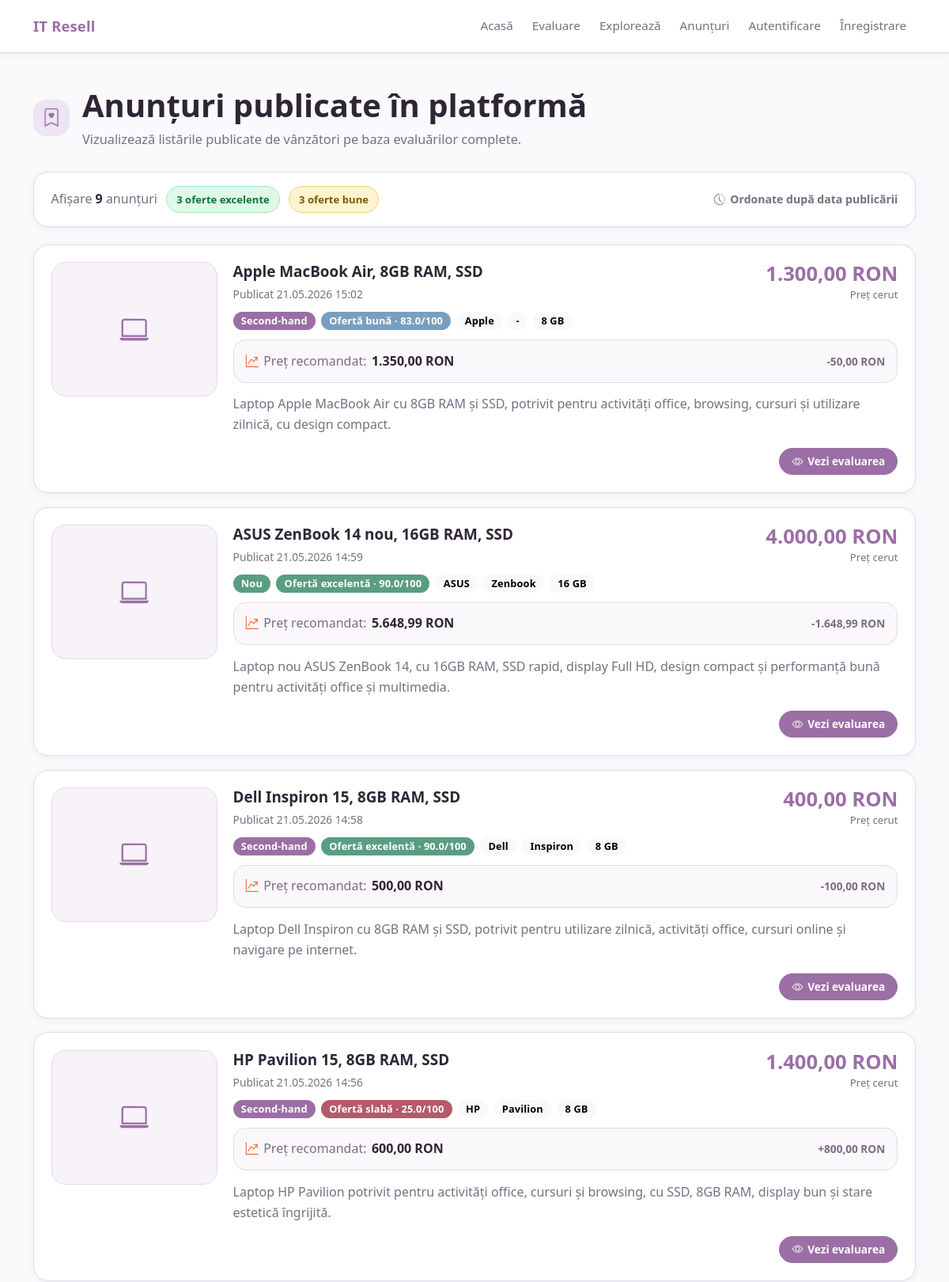
Page /listings (upper part) on the earlier database version.
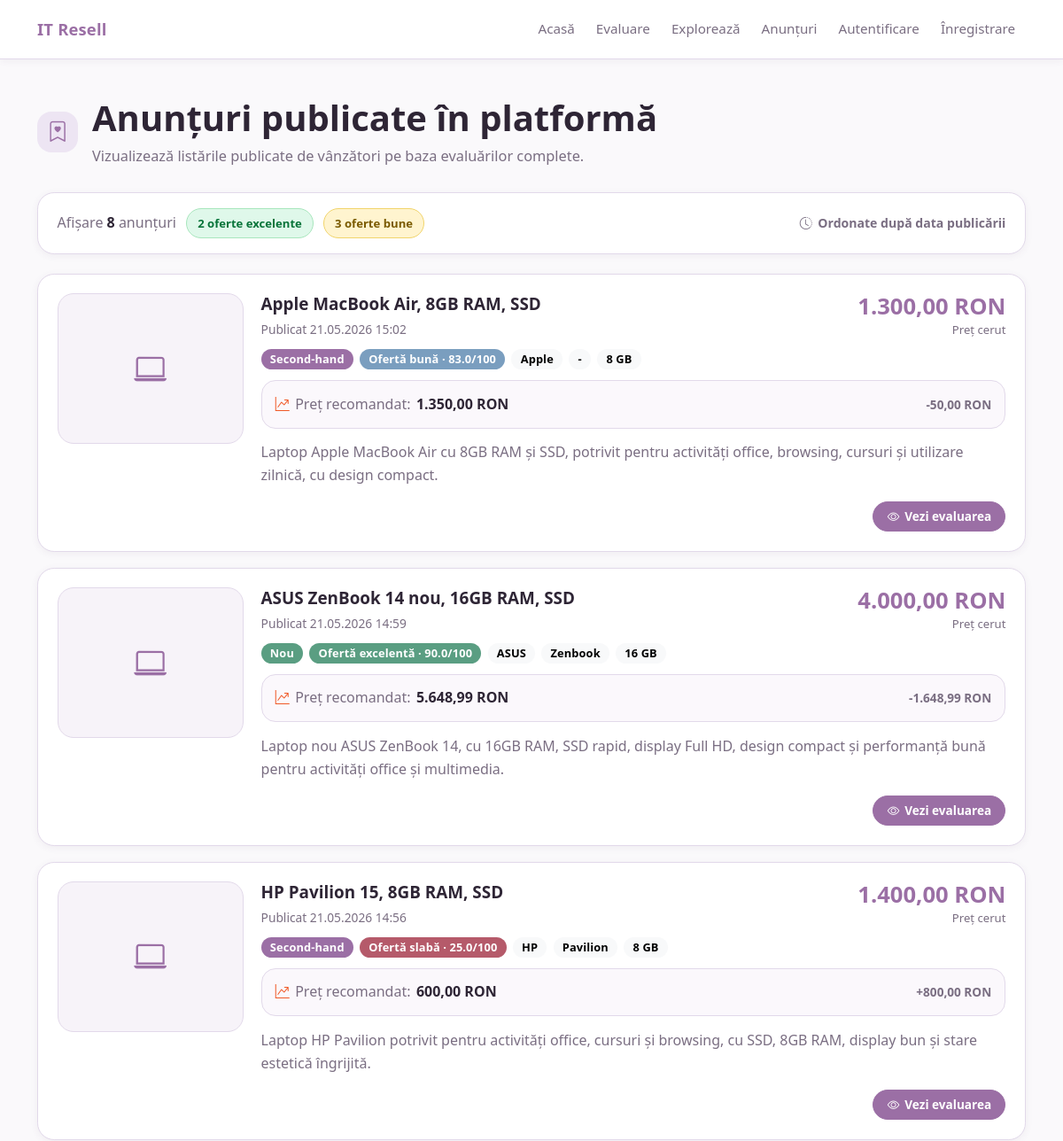
Same page on the later database version.
### app/models.py (models this page shows, shortened)
class Listing(db.Model):
    __tablename__ = "listings"
    id = db.Column(db.Integer, primary_key=True)
    user_id = db.Column(db.Integer, db.ForeignKey("users.id"), nullable=False)
    title = db.Column(db.String(255), nullable=False)
    brand = db.Column(db.String(100), nullable=True, index=True)
    model_family = db.Column(db.String(100), nullable=True, index=True)
    ram_gb = db.Column(db.Integer, nullable=True, index=True)
    price_asked = db.Column(db.Float, nullable=False)
    condition = db.Column(db.String(50), nullable=True, index=True)
    description = db.Column(db.Text, nullable=True)
    image_filename = db.Column(db.String(255), nullable=True)
    recommended_price = db.Column(db.Float, nullable=True)
    deal_score = db.Column(db.Float, nullable=True)
    evaluation_token = db.Column(db.String(64), nullable=True, unique=True)
    created_at = db.Column(db.DateTime, default=utc_now, nullable=False)
    favorite_entries = db.relationship(
        "Favorite",
        backref="listing",
        lazy=True,
        cascade="all, delete-orphan",
    )

### app/routes.py (the view)
@main_bp.route("/listings")
def listings():
    rows = list_recent_listings(limit=30)
    favorite_listing_ids = set()
    if current_user.is_authenticated and current_user.is_buyer:
        favorite_listing_ids = build_favorite_listing_ids(current_user.id)
    return render_template(
        "listings.html",
        rows=rows,
        favorite_listing_ids=favorite_listing_ids,
    )

### app/__init__.py (called while the page is built)
def format_price(value):
    if value is None or value == "":
        return "N/A"
    try:
        return f"{float(value):,.2f} RON".replace(",", "X").replace(".", ",").replace("X", ".")
    except (TypeError, ValueError):
        return str(value)

### app/routes.py (called while the page is built)
@main_bp.app_context_processor
def inject_notification_counts():
    unread_notifications_count = 0
    if current_user.is_authenticated and current_user.is_seller:
        unread_notifications_count = count_unread_notifications(current_user.id)
    return {
        "unread_notifications_count": unread_notifications_count,
    }

### app/scoring/price_engine.py (called while the page is built)
def _to_float(value: Any) -> Optional[float]:
    if value is None or value == "":
        return None
    try:
        return float(value)
    except (TypeError, ValueError):
        return None

def _round_price(value: Optional[float]) -> Optional[float]:
    if value is None:
        return None
    return round(float(value), 2)

### app/templates/listings.html (shortened to what the changed rows need)
{% extends "base.html" %}
{% block content %}
{% set stats = namespace(excellent=0, good=0) %}
{% for row in rows %}
    {% if row.deal_score is not none and row.deal_score >= 85 %}
        {% set stats.excellent = stats.excellent + 1 %}
    {% elif row.deal_score is not none and row.deal_score >= 65 %}
        {% set stats.good = stats.good + 1 %}
    {% endif %}
{% endfor %}
<div class="listings-page-header">
    <div class="listings-header-row">
        <div>
            <div class="listings-title-wrap">
                <div>
                    <h1 class="listings-page-title">Anunțuri publicate în platformă</h1>
                </div>
            </div>
        </div>
    </div>
</div>
<div class="listings-summary-bar">
    <div class="listings-summary-left">
        <span>Afișare <strong>{{ rows|length }}</strong> anunțuri</span>
        {% if stats.excellent > 0 %}
            <span class="listings-summary-pill listings-summary-pill--excellent">
                {{ stats.excellent }} oferte excelente
            </span>
        {% endif %}
        {% if stats.good > 0 %}
            <span class="listings-summary-pill listings-summary-pill--good">
                {{ stats.good }} oferte bune
            </span>
        {% endif %}
    </div>
</div>
{% if rows %}
    <div class="listings-list">
        {% for row in rows %}
            {% if row.deal_score is none %}
                {% set deal_badge_class = "badge-score-na" %}
                {% set deal_label = "Scor indisponibil" %}
            {% elif row.deal_score >= 85 %}
                {% set deal_badge_class = "badge-score-excellent" %}
                {% set deal_label = "Ofertă excelentă" %}
            {% elif row.deal_score >= 65 %}
                {% set deal_badge_class = "badge-score-good" %}
                {% set deal_label = "Ofertă bună" %}
            {% elif row.deal_score >= 45 %}
                {% set deal_badge_class = "badge-score-medium" %}
                {% set deal_label = "Ofertă medie" %}
            {% else %}
                {% set deal_badge_class = "badge-score-low" %}
                {% set deal_label = "Ofertă slabă" %}
            {% endif %}
            <article class="listing-market-card">
                <div class="listing-market-media">
                    {% if row.image_filename %}
                        <img
                            src="{{ url_for('static', filename='uploads/listings/' ~ row.image_filename) }}"
                            alt="Poză produs"
                            class="listing-market-image"
                        >
                    {% else %}
                        <div class="listing-market-placeholder">
                            <i class="bi bi-laptop"></i>
                        </div>
                    {% endif %}
                </div>
                <div class="listing-market-body">
                    <div class="listing-market-main">
                        <div class="listing-market-info">
                            <h2 class="listing-market-title">
                                {{ row.title or "-" }}
                            </h2>
                            <div class="listing-market-date">
                                Publicat {{ row.created_at.strftime("%d.%m.%Y %H:%M") if row.created_at else "-" }}
                            </div>
                            <div class="listing-market-badges">
                                {% if row.condition == "used" %}
                                    <span class="badge badge-condition-used">Second-hand</span>
                                {% elif row.condition == "new" %}
                                    <span class="badge badge-condition-new">Nou</span>
                                {% else %}
                                    <span class="badge text-bg-secondary">Condiție necunoscută</span>
                                {% endif %}
                                {% if row.deal_score is not none %}
                                    <span class="badge {{ deal_badge_class }}">
                                        {{ deal_label }} · {{ row.deal_score }}/100
                                    </span>
                                {% else %}
                                    <span class="badge {{ deal_badge_class }}">
                                        Scor ofertă: N/A
                                    </span>
                                {% endif %}
                                <span class="badge text-bg-light">{{ row.brand or "-" }}</span>
                                <span class="badge text-bg-light">{{ row.model_family or "-" }}</span>
                                <span class="badge text-bg-light">{{ row.ram_gb or "-" }} GB</span>
                            </div>
                        </div>
                        <div class="listing-market-price-box">
                            <div class="listing-market-price">{{ row.price_asked|price }}</div>
                            <div class="listing-market-price-label">Preț cerut</div>
                        </div>
                    </div>
                    <div class="listing-market-recommended">
                        <div>
                            <i class="bi bi-graph-up-arrow"></i>
                            <span>Preț recomandat:</span>
                            <strong>{{ row.recommended_price|price }}</strong>
                        </div>
                        {% if row.price_asked is not none and row.recommended_price is not none %}
                            {% set delta = row.price_asked - row.recommended_price %}
                            {% if delta > 0 %}
                                <span class="listing-market-delta listing-market-delta--high">
                                    +{{ delta|price }}
                                </span>
                            {% elif delta < 0 %}
                                <span class="listing-market-delta listing-market-delta--low">
                                    {{ delta|price }}
                                </span>
                            {% else %}
                                <span class="listing-market-delta">
                                    preț egal
                                </span>
                            {% endif %}
                        {% endif %}
                    </div>
                    {% if row.description %}
                        <p class="listing-market-description">
                            {{ row.description[:220] }}{% if row.description|length > 220 %}...{% endif %}
                        </p>
                    {% endif %}
                    <div class="listing-market-actions">
                        <div class="listing-market-actions-right">
                            {% if row.evaluation_token %}
                                <a class="btn btn-primary btn-sm listing-action-btn" href="{{ url_for('main.result_page', token=row.evaluation_token) }}">
                                    <i class="bi bi-eye"></i>
                                    Vezi evaluarea
                                </a>
                            {% else %}
                                <span class="text-muted small">Fără evaluare asociată</span>
                            {% endif %}
                        </div>
                    </div>
                </div>
            </article>
        {% endfor %}
    </div>
{% endif %}
{% endblock %}

Differences in the rows shown:
removed Listing: title "Dell Inspiron 15, 8GB RAM, SSD", created_at "21.05.2026 14:58", condition "Second-hand", deal_label "Ofertă excelentă", deal_score "90.0", brand "Dell", model_family "Inspiron", ram_gb "8", price_asked "400,00 RON", recommended_price "500,00 RON", delta "-100,00 RON", description "Laptop Dell Inspiron cu 8GB RAM și SSD, potrivit pentru utilizare zilnică, activități office, cursuri online și navigare pe internet."
Other differences:
{{ rows|length }}: "9" → "8"
{{ stats.excellent }}: "3" → "2"
